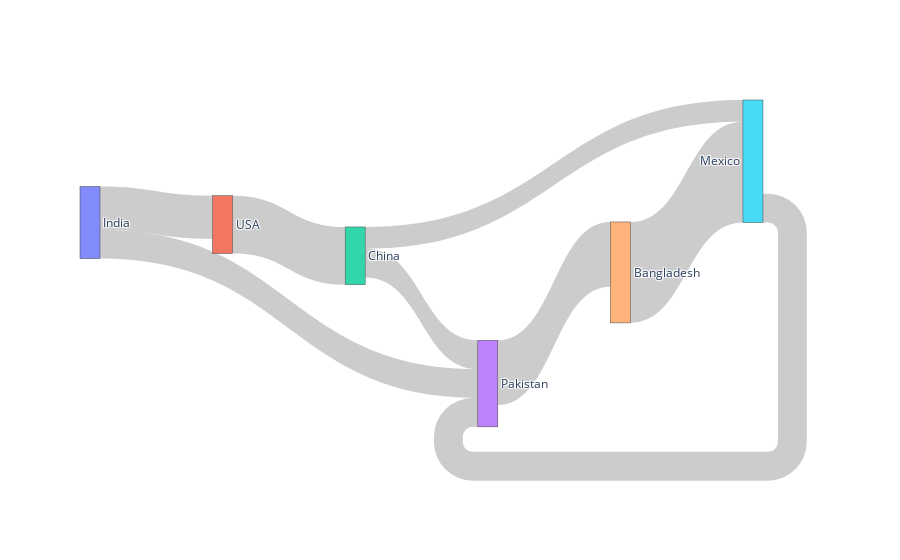

Here is the notebook cell this chart was saved with:
### Markdown cell above
# Sankey Diagram

### Code cell
#Simple Sankey Diagram

fig = go.Figure(
                 go.Sankey(
                            node = {
                                     "label": ["India", "USA", "China", "Pakistan", "Bangladesh", "Mexico"],
                                   },
                            link = {
                                    "source": [0, 1, 2, 3, 4, 0, 2, 5],
                                    "target": [1, 2, 3, 4, 5, 3, 5, 3],
                                    "value": [300, 400, 200, 450, 700, 200,150, 200]
                                   }
                          )
               )

fig.show()

### Figure 1 — Plotly figure (JSON) as saved in the notebook; plotly's stock layout.template omitted (floating-point values rounded to 4 significant figures)
{"data": [{"link": {"source": [0, 1, 2, 3, 4, 0, 2, 5], "target": [1, 2, 3, 4, 5, 3, 5, 3], "value": [300, 400, 200, 450, 700, 200, 150, 200]}, "node": {"label": ["India", "USA", "China", "Pakistan", "Bangladesh", "Mexico"]}, "type": "sankey"}], "layout": {}}
